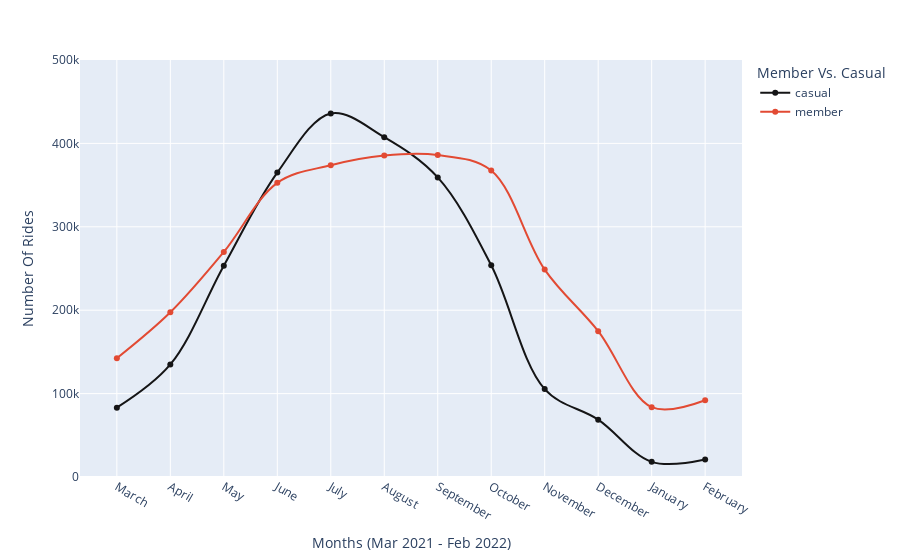

Notebook code for this chart:
### Code cell
# Plotting..
px.line(figure3, x = 'month', y = 'ride_id', range_y = [0,500000], color = 'member_casual', line_shape = 'spline', markers=True, 
        labels = {'ride_id': 'Number Of Rides', 'month': 'Months (Mar 2021 - Feb 2022)', 'member_casual': 'Member Vs. Casual'},
        hover_name = 'member_casual', hover_data = {'member_casual': False, 'month': True, 'ride_id': True}, 
        color_discrete_map = {'casual': '#151516', 'member': '#E24A33'})

### Figure 1 — Plotly figure (JSON) as saved in the notebook; plotly's stock layout.template omitted (floating-point values rounded to 4 significant figures)
{"data": [{"customdata": [["casual"], ["casual"], ["casual"], ["casual"], ["casual"], ["casual"], ["casual"], ["casual"], ["casual"], ["casual"], ["casual"], ["casual"]], "hovertemplate": "<b>%{hovertext}</b><br><br>Months (Mar 2021 - Feb 2022)=%{x}<br>Number Of Rides=%{y}<extra></extra>", "hovertext": ["casual", "casual", "casual", "casual", "casual", "casual", "casual", "casual", "casual", "casual", "casual", "casual"], "legendgroup": "casual", "line": {"color": "#151516", "dash": "solid", "shape": "spline"}, "marker": {"symbol": "circle"}, "mode": "lines+markers", "name": "casual", "orientation": "v", "showlegend": true, "type": "scatter", "x": ["March", "April", "May", "June", "July", "August", "September", "October", "November", "December", "January", "February"], "xaxis": "x", "y": [83148, 134945, 253346, 365023, 435927, 407517, 359226, 253829, 105373, 68752, 18154, 20981], "yaxis": "y"}, {"customdata": [["member"], ["member"], ["member"], ["member"], ["member"], ["member"], ["member"], ["member"], ["member"], ["member"], ["member"], ["member"]], "hovertemplate": "<b>%{hovertext}</b><br><br>Months (Mar 2021 - Feb 2022)=%{x}<br>Number Of Rides=%{y}<extra></extra>", "hovertext": ["member", "member", "member", "member", "member", "member", "member", "member", "member", "member", "member", "member"], "legendgroup": "member", "line": {"color": "#E24A33", "dash": "solid", "shape": "spline"}, "marker": {"symbol": "circle"}, "mode": "lines+markers", "name": "member", "orientation": "v", "showlegend": true, "type": "scatter", "x": ["March", "April", "May", "June", "July", "August", "September", "October", "November", "December", "January", "February"], "xaxis": "x", "y": [142375, 197477, 269897, 352676, 373833, 385426, 385959, 367460, 248699, 174878, 83765, 92070], "yaxis": "y"}], "layout": {"legend": {"title": {"text": "Member Vs. Casual"}, "tracegroupgap": 0}, "margin": {"t": 60}, "xaxis": {"anchor": "y", "domain": [0.0, 1.0], "title": {"text": "Months (Mar 2021 - Feb 2022)"}}, "yaxis": {"anchor": "x", "domain": [0.0, 1.0], "range": [0, 500000], "title": {"text": "Number Of Rides"}}}}
